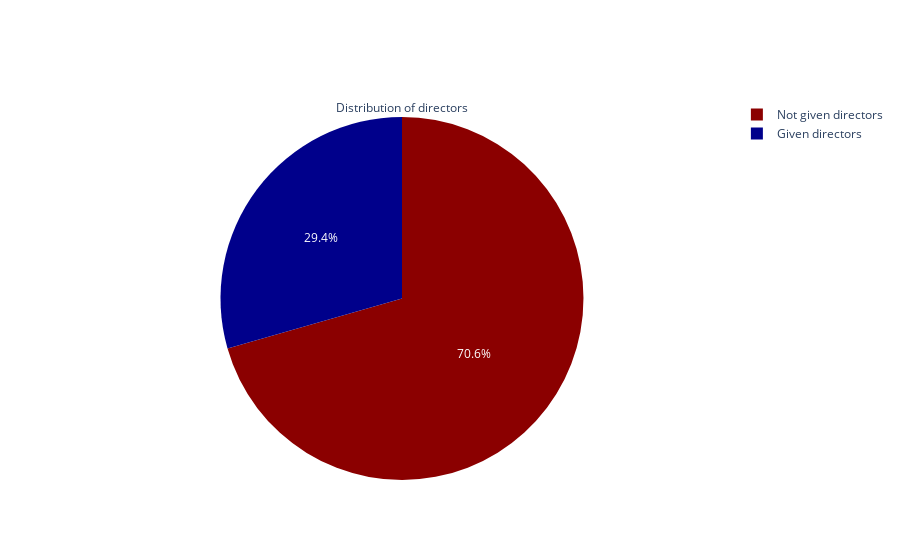

The notebook cell saved with this chart:
### Code cell
import plotly.graph_objects as go
fig = go.Figure(data=[go.Pie(labels=['Given directors', 'Not given directors'],
                             values=[numOfDirectors[0], given_directors],
                             title='Distribution of directors',
                             marker=dict(colors=['darkblue', 'darkred']))])
fig.show()

### Figure 1 — Plotly figure (JSON) as saved in the notebook; plotly's stock layout.template omitted (floating-point values rounded to 4 significant figures)
{"data": [{"labels": ["Given directors", "Not given directors"], "marker": {"colors": ["darkblue", "darkred"]}, "title": {"text": "Distribution of directors"}, "type": "pie", "values": [2588, 6202]}], "layout": {}}
